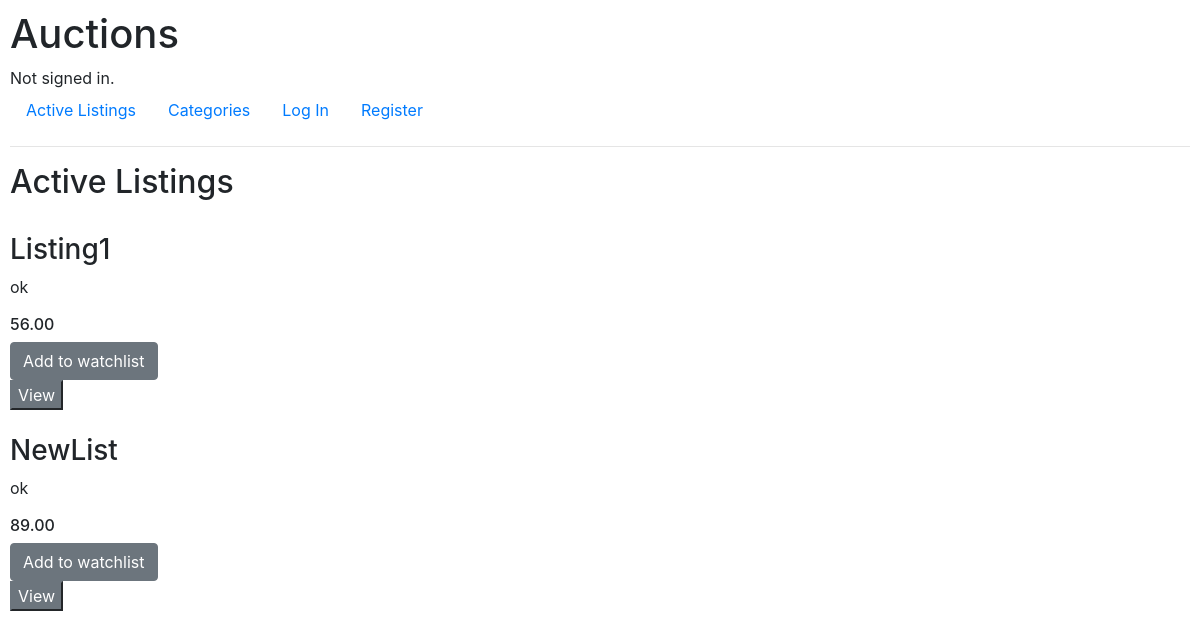
The app's page /, older data.
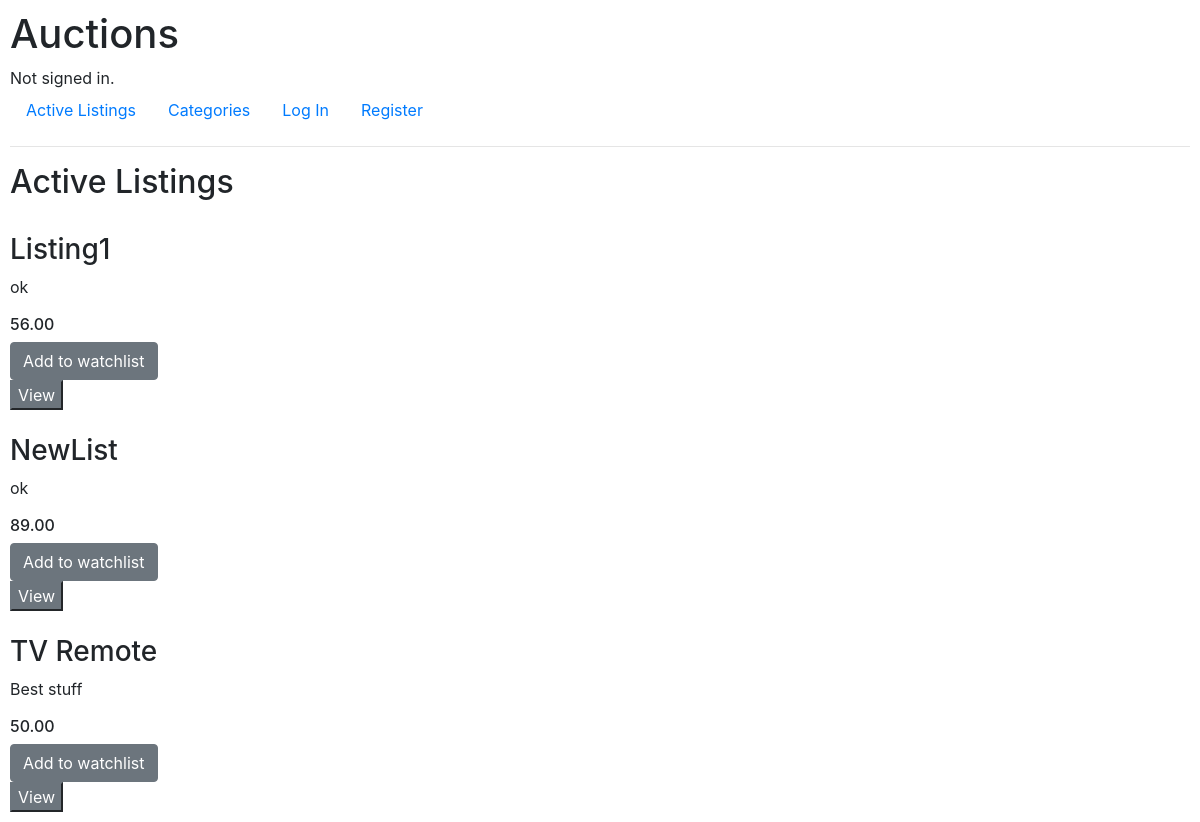
The same page, newer data.
### auctions/models.py (models this page shows)
class Auction_Listing(models.Model):
    title = models.TextField(max_length=64)
    description = models.TextField(max_length=200, blank=True)
    bid = models.DecimalField(decimal_places=2, max_digits=6)
    img = models.ImageField(upload_to="listings/", blank=True, null=False)
    watch = models.BooleanField(default=False)
    Bid_Category = { "FR": "Fashion",
                     "TY": "Toys",
                     "AR": "Artifact",
                     "JW": "Jewelry",
                     "MC": "Machinary"}
    category = models.CharField(
        max_length=2,
        choices=Bid_Category,
        blank=True)

### auctions/views.py (the view)
# urls.py: path("", views.index, name="index"),
def index(request):
    all_listings = Auction_Listing.objects.all()
    return render(request, "auctions/index.html",{
        "all_listings": all_listings,
        "count_watchlist" : len(list(Auction_Listing.objects.exclude(watch=False)))
    })

### auctions/templates/auctions/index.html (shortened to what this page needs)
{% extends "auctions/layout.html" %}
{% block body %}
    <h2>Active Listings</h2>
    {% for listings in all_listings %}
        <br>
        <h3>{{ listings.title }}</h3>
        <p>{{ listings.description }}</p>
        <h6>{{ listings.bid }}</h6>
        <form action="{% url 'watch' listings.id %}" method="post">
            <button type="submit" class="btn btn-secondary">
                {% if listing.watch %} Remove from Watchlist {% else %} Add to watchlist
                {% endif %}
            </button>
        </form>
        <form action="{% url 'view_listing' listings.id %}" method="post">
            <button type="submit" class="'btn btn-secondary">View</button>
        </form>
    {% endfor %}
{% endblock %}

Row changes from the older to the newer data that the page shows:
added Auction_Listing: title "TV Remote", description "Best stuff", bid "50.00"
